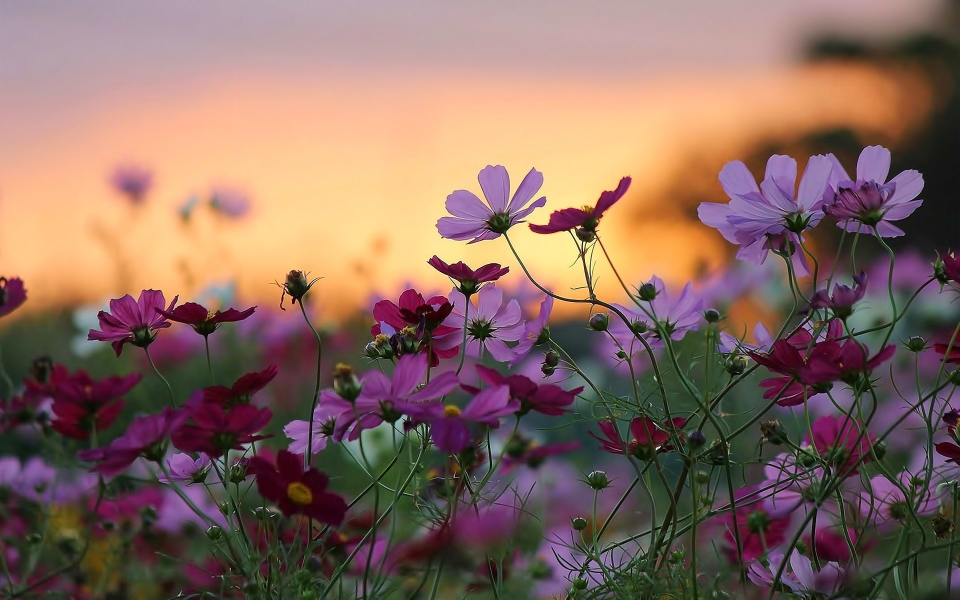
#> input picture Task_1.jpeg, 1920 x 1200 px (shown at 1/2 size)
$ python Task1.py
#> lines starting #> are read from the running program, lines starting #| are printed output that depends on the picture
import cv2
import numpy as np
import os  # To handle file deletion

# Global variables to hold the rectangle coordinates and other states
start_point = None
end_point = None
rect_drawing = False
image = None
temp_image = None
crop_counter = 1  # To count the number of crops
last_cropped_image = None  # To store the filename of the last cropped image
last_annotated_image = None  # To store the filename of the last annotated image
original_image = None  # To store the original image (unmodified)

# Mouse callback function to draw a rectangle
# [66 lines left out: functions draw_rectangle, save_image_with_coordinates, not called in this run]

# Load the image
image_path = 'Task_1.jpeg'  # Replace with your image path
original_image = cv2.imread(image_path)
#> original_image is the input picture: shape (1200, 1920, 3); mean B, G, R 96.1, 106, 135.9

# Check if image loaded successfully
if original_image is None:
    print("Error: Could not load image.")
else:
    # Resize the image to 800x600
    image = cv2.resize(original_image, (800, 600))  # Resize to 800x600 pixels
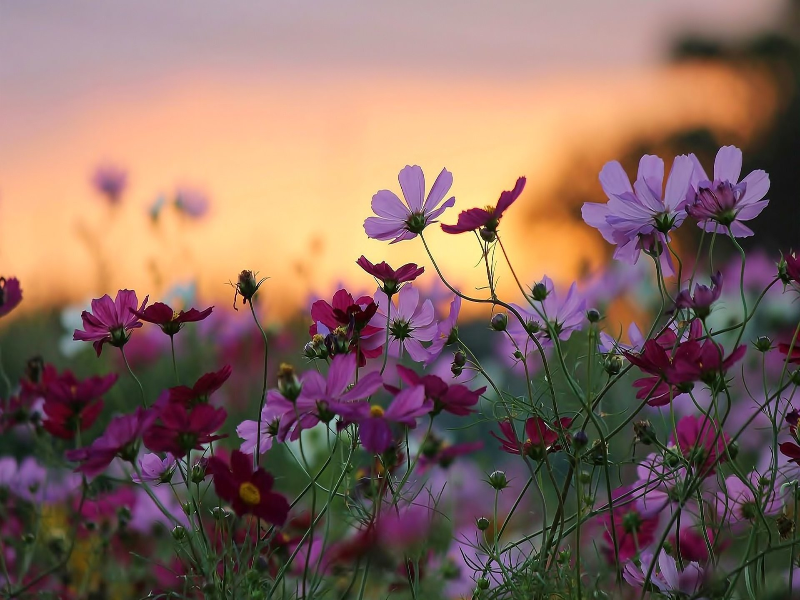
#> image: shape (600, 800, 3); mean B, G, R 96.1, 106, 135.9
    temp_image = image.copy()  # Make a copy of the resized image to work with

    # Create and display the window first
    cv2.imshow("Select Region", temp_image)

    # Set up the mouse callback function after the window is displayed
    cv2.setMouseCallback("Select Region", draw_rectangle)

    while True:
        key = cv2.waitKey(1) & 0xFF  # Get key input (1 ms delay)
#> (key q is pressed here)

        if key == ord('q'):  # Quit the program on 'q' key press
            print("Exiting program.")
            break

    cv2.destroyAllWindows()
